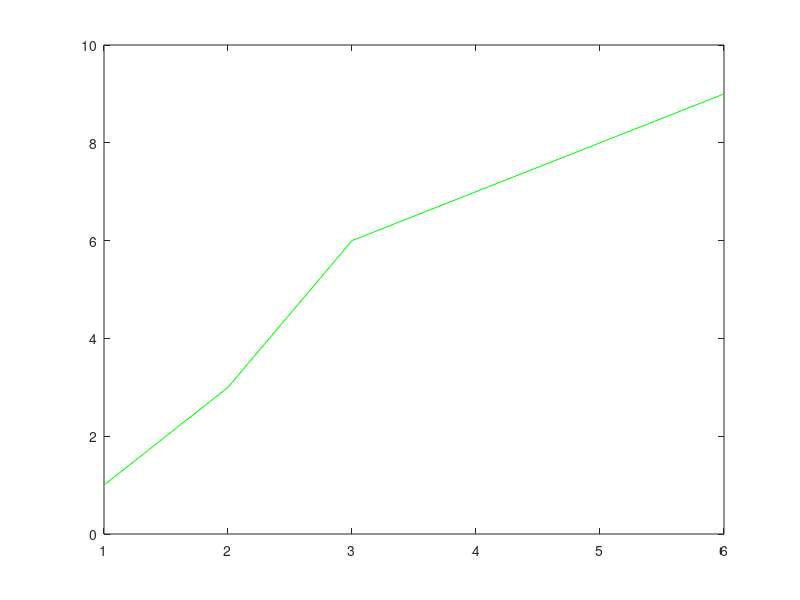

MATLAB code for this plot:
x = 10 * rand(1, 10)
y = 10 * rand(1, 10)
plot(x, y)
xlabel('x aleatorio')
ylabel('y aleatorio')
title('Aleatoriedad')

%% 
x = 1:6;
y = [1 3 6 7 8 9];
hold off
plot(x, y, 'g')